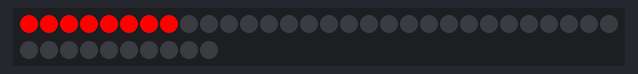
Simulated run of this sketch. Board: Arduino Uno, built with avr-gcc and run on an emulated ATmega328P. On the bench: 40 RGB LEDs in strip order, left to right, continuing on the next row.

Above: at 0.2 s.
At 1.1 s:
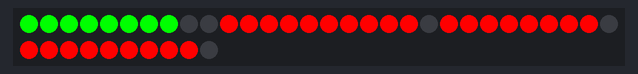
At 1.9 s:
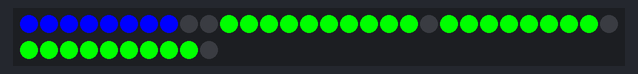
At 2.8 s:
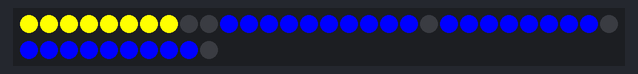
At 3.5 s:
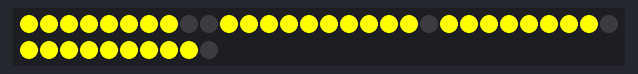
At 4.5 s:
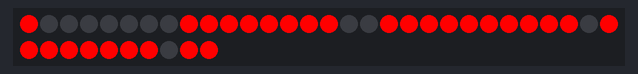

The sketch:

test_neopixel_carlitos.ino
```cpp
#include <Adafruit_NeoPixel.h>

#define PIN 6 //Neopixel pin
#define NUMPIXELS 40 //Numero de leds

uint8_t  todo_led[8] =  {1,1,1,1,1,1,1,1};
uint8_t  cero_led[8] =  {0,0,0,0,0,0,0,0};

uint8_t  data_led0[8] =  {1,0,0,0,0,0,0,0};
uint8_t  data_led1[8] =  {1,1,0,0,0,0,0,0};
uint8_t  data_led2[8] =  {1,1,1,0,0,0,0,0};
uint8_t  data_led3[8] =  {1,1,1,1,0,0,0,0};
uint8_t  data_led4[8] =  {1,1,1,1,1,0,0,0};
uint8_t  data_led5[8] =  {1,1,1,1,1,1,0,0};
uint8_t  data_led6[8] =  {1,1,1,1,1,1,1,0};
uint8_t  data_led7[8] =  {1,1,1,1,1,1,1,1};

int amarillo[3] = {255, 255, 0};
int blanco[3] =   {255, 255, 255};
int naranja[3] =  {200, 127, 0};
int rojo[3] =     {255, 0, 0};
int verde[3] =    {0, 255, 0};
int azul[3] =     {0, 0, 255};

int porcentaje;

Adafruit_NeoPixel pixels(NUMPIXELS, PIN, NEO_GRB + NEO_KHZ800);

void setup() {
 pixels.begin();
 barra_neopixel(rojo, todo_led, 20);
 barra_neopixel(verde, todo_led, 20);
 barra_neopixel(azul, todo_led, 20);
 barra_neopixel(amarillo, todo_led, 20);
 barra_neopixel(amarillo, cero_led, 20);
}

void loop() {
 calc_porcentaje();
}

void calc_porcentaje(){
  if(porcentaje >= 0 && porcentaje < 12){
    barra_neopixel(rojo, data_led0, 0);
    }
  if(porcentaje >= 12 && porcentaje < 24){
    barra_neopixel(rojo, data_led1, 0);
    }
  if(porcentaje >= 24 && porcentaje < 36){
    barra_neopixel(rojo, data_led2, 0);
    }
  if(porcentaje >= 36 && porcentaje < 48){
    barra_neopixel(amarillo, data_led3, 0);
    }
  if(porcentaje >= 48 && porcentaje < 60){
    barra_neopixel(amarillo, data_led4, 0);
    }
  if(porcentaje >= 60 && porcentaje < 72){
    barra_neopixel(amarillo, data_led5, 0);
    }
  if(porcentaje >= 72 && porcentaje < 95){
    barra_neopixel(amarillo, data_led6, 0);
    }
  if(porcentaje >= 95){
    barra_neopixel(verde, data_led7, 0);
    }
  }

void barra_neopixel(int color[3], uint8_t print_np[40], int tmr){
  for ( int i = 0; i < NUMPIXELS; i++){
   int red;
   int green;
   int blue;
   int idv_led = print_np[i];
   if(idv_led > 0){
     red = color[0];
     green = color[1];
     blue = color[2];
   }else{
     red = 0;
     green = 0;
     blue = 0;
   }

   pixels.setPixelColor(i, pixels.Color(red, green, blue));
   pixels.show();
   delay(tmr);
  }
}
```
